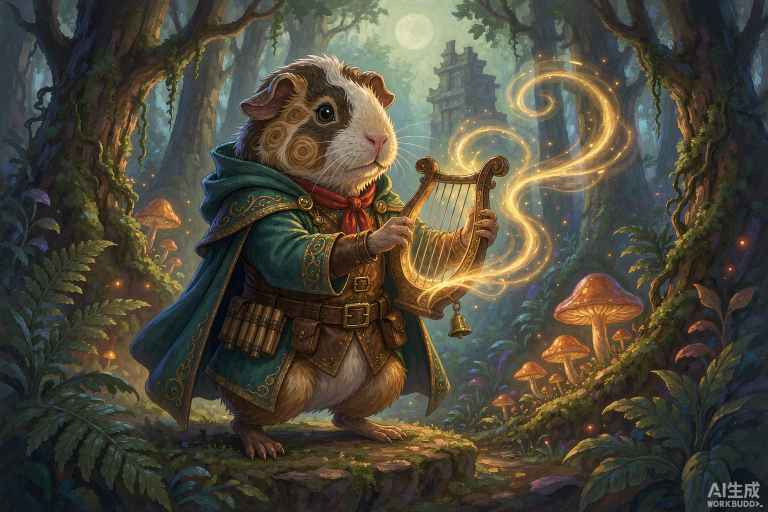
#> input picture art_src/2026-10-22_豚鼠吟游诗人CG/FULL_BLEED_wide_cinematic_key__2026-10-22T07-16-40.png, 1536 x 1024 px (shown at 1/2 size)
$ python _proc2.py
#> lines starting #> are read from the running program, lines starting #| are printed output that depends on the picture
import os
from PIL import Image

D = os.path.dirname(os.path.abspath(__file__))
jobs = [
    # (源文件, 输出名, 上切比例)
    ("FULL_BLEED_wide_cinematic_key__2026-10-22T07-16-40.png", "CG_guinea_pig_bard_hero_2560x1440.png", 0.15),
    ("FULL_BLEED_wide_cinematic_key__2026-10-22T07-15-33.png", "CG_guinea_pig_bard_night_2560x1440.png", 0.25),
    ("FULL_BLEED_wide_cinematic_anim_2026-10-22T07-15-18.png", "CG_guinea_pig_bard_anime_2560x1440.png", 0.25),
]

for src, out, ratio in jobs:
    im = Image.open(os.path.join(D, src)).convert("RGB")
#> im is the input picture: PIL image 1536x1024 RGB; mean R, G, B 76.7, 72.3, 58.4
    W, H = im.size
#> W = 1536; H = 1024
    th = int(round(W * 9 / 16))
#> th = 864
    cut = H - th
#> cut = 160
    top = int(cut * ratio)
#> top = 24
    c = im.crop((0, top, W, top + th))
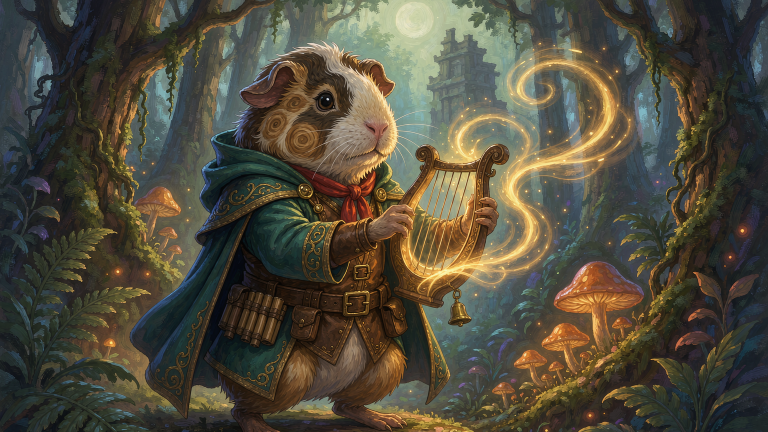
#> c: PIL image 1536x864 RGB (shown at 1/2 size); mean R, G, B 81.2, 76.1, 61.2
    g = c.convert("L").load()
    w, h = c.size
#> w = 1536; h = 864
    hot = sum(1 for y in range(h - 130, h) for x in range(w - 340, w) if g[x, y] > 205)
#> hot = 0
    c.resize((2560, 1440), Image.LANCZOS).save(os.path.join(D, out))
    print(f"{out}: {W}x{H} -> {c.size} (top {top}) bright_px_br={hot}")
#| CG_guinea_pig_bard_hero_2560x1440.png: 1536x1024 -> (1536, 864) (top 24) bright_px_br=0
#> pass 2 of the loop `for src, out, ratio in jobs:`:
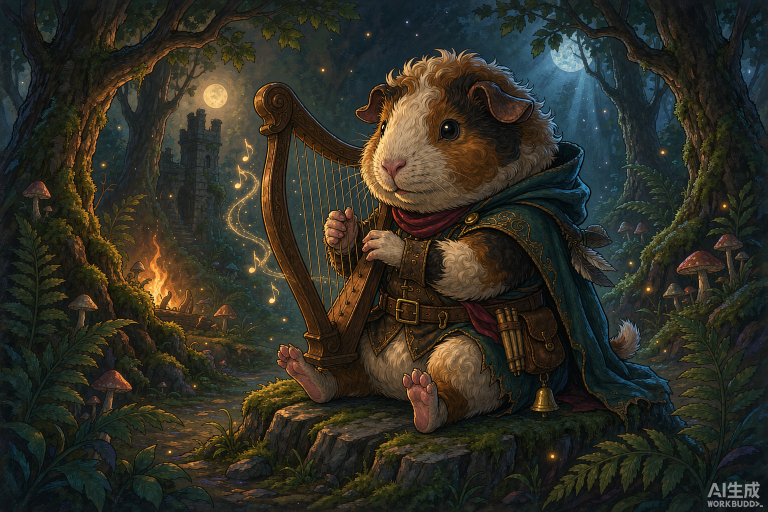
#> input picture art_src/2026-10-22_豚鼠吟游诗人CG/FULL_BLEED_wide_cinematic_key__2026-10-22T07-15-33.png, 1536 x 1024 px (shown at 1/2 size)
#> im is the input picture: PIL image 1536x1024 RGB; mean R, G, B 47.5, 46.2, 36.6
#> `c = im.crop((0, top, W, top + th))`:
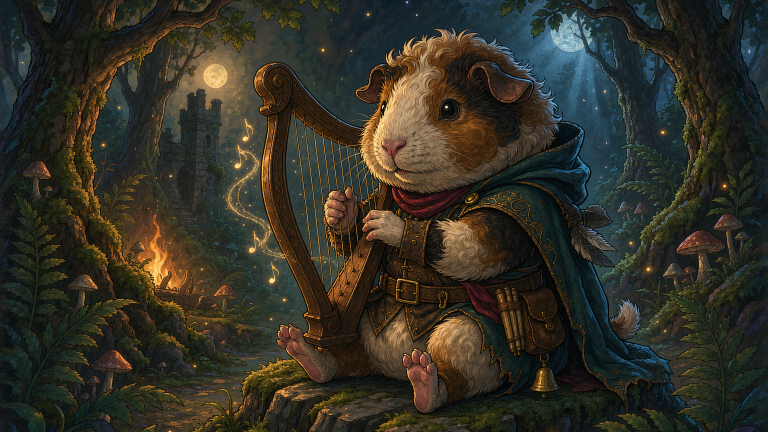
#> c: PIL image 1536x864 RGB (shown at 1/2 size); mean R, G, B 51, 48.6, 38
#| CG_guinea_pig_bard_night_2560x1440.png: 1536x1024 -> (1536, 864) (top 40) bright_px_br=0
#> pass 3 of the loop `for src, out, ratio in jobs:`:
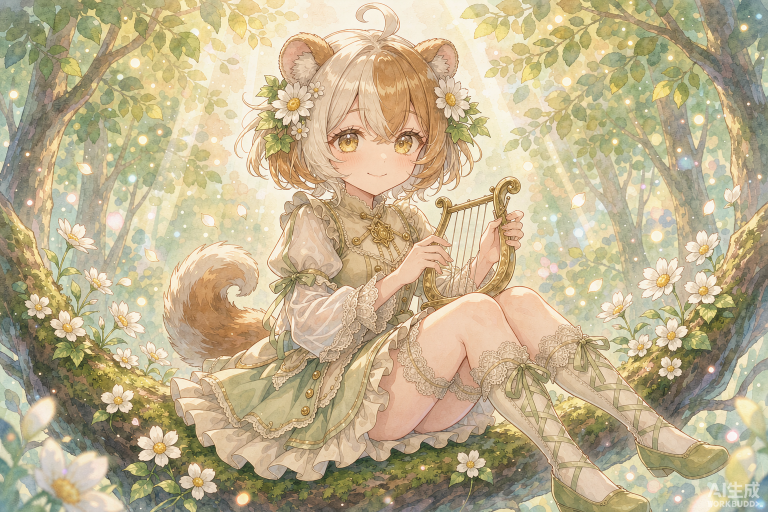
#> input picture art_src/2026-10-22_豚鼠吟游诗人CG/FULL_BLEED_wide_cinematic_anim_2026-10-22T07-15-18.png, 1536 x 1024 px (shown at 1/2 size)
#> im is the input picture: PIL image 1536x1024 RGB; mean R, G, B 192, 177.9, 143.7
#> `c = im.crop((0, top, W, top + th))`:
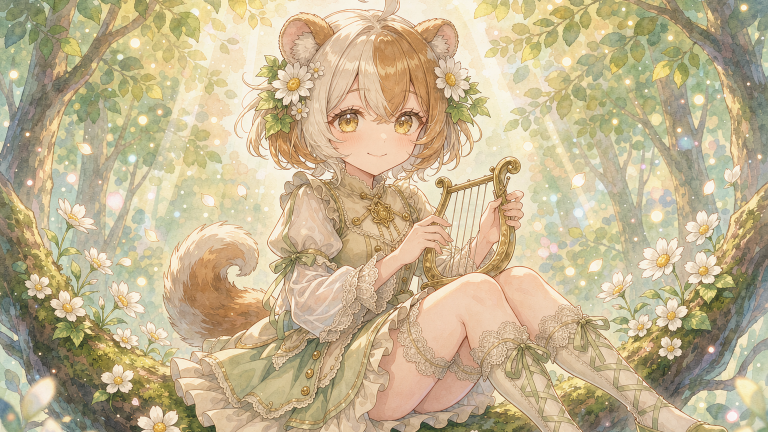
#> c: PIL image 1536x864 RGB (shown at 1/2 size); mean R, G, B 196.4, 180.8, 145.9
#> hot = 11081
#| CG_guinea_pig_bard_anime_2560x1440.png: 1536x1024 -> (1536, 864) (top 40) bright_px_br=11081
